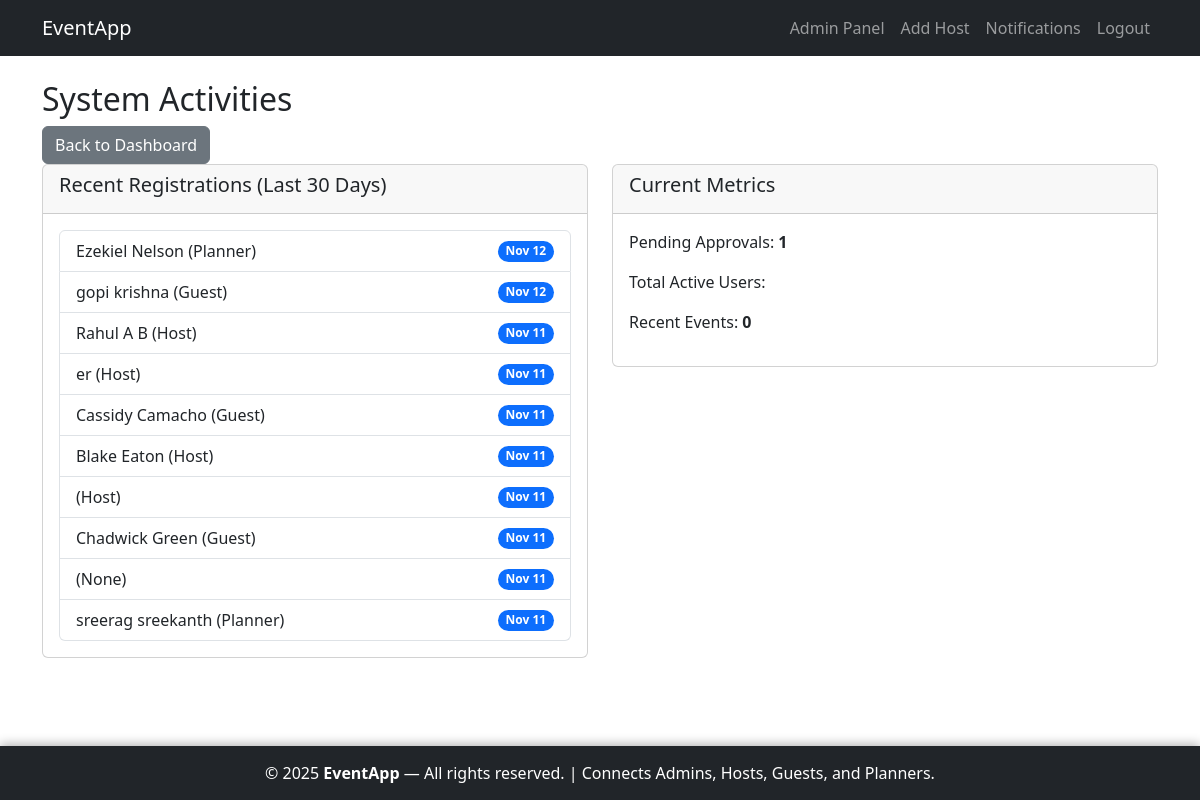
Screenshot of /adminpanel/activities/ (signed in) with the database file from the repository.
### accounts/models.py (models this page shows, shortened)
class CustomUser(AbstractUser):
    ROLE_CHOICES = [
        ('planner', 'Planner'),
        ('guest', 'Guest'),
        ('host', 'Host'),
    ]
    role = models.CharField(
        max_length=10, choices=ROLE_CHOICES, blank=True, null=True,
        help_text="User role (None for superusers/admins)"
    )
    full_name = models.CharField(max_length=255, blank=True)
    email = models.EmailField(unique=True, blank=False)  # Enforced required in forms
    mobile_number = models.CharField(max_length=10, blank=True)
    address = models.TextField(blank=True)
    profile_picture = models.ImageField(upload_to='profiles/', blank=True, null=True)
    is_approved = models.BooleanField(default=False, help_text="For planners/guests only")

### adminpanel/views.py (the view)
# urls.py: path('activities/', views.ActivitiesView.as_view(), name='activities'),
class ActivitiesView(LoginRequiredMixin, AdminRequiredMixin, TemplateView):
    template_name = 'adminpanel/activities.html'
    def get_context_data(self, **kwargs):
        context = super().get_context_data(**kwargs)
        now = timezone.now()
        thirty_days_ago = now - timedelta(days=30)
        context['recent_users'] = CustomUser.objects.filter(date_joined__gte=thirty_days_ago).order_by('-date_joined')[:10]
        context['pending_count'] = CustomUser.objects.filter(role__in=['guest', 'planner'], is_approved=False).count()
        context['recent_events'] = []  # From events app
        return context

### adminpanel/views.py (called while the page is built)
    def test_func(self):
        return self.request.user.is_superuser

### adminpanel/templates/adminpanel/activities.html (shortened to what this page needs)
{% extends 'accounts/base.html' %}
{% block content %}
<div class="row">
    <div class="col-12">
        <h2>System Activities</h2>
        <a href="{% url 'adminpanel:dashboard' %}" class="btn btn-secondary">Back to Dashboard</a>
    </div>
</div>
<div class="row">
    <div class="col-md-6">
        <div class="card">
            <div class="card-header">
                <h5>Recent Registrations (Last 30 Days)</h5>
            </div>
            <div class="card-body">
                <ul class="list-group">
                    {% for user in recent_users %}
                    <li class="list-group-item d-flex justify-content-between align-items-center">
                        {{ user.full_name }} ({{ user.role|title }})
                        <span class="badge bg-primary rounded-pill">{{ user.date_joined|date:"M d" }}</span>
                    </li>
                    {% empty %}
                    <li class="list-group-item">No recent activity.</li>
                    {% endfor %}
                </ul>
            </div>
        </div>
    </div>
    <div class="col-md-6">
        <div class="card">
            <div class="card-header">
                <h5>Current Metrics</h5>
            </div>
            <div class="card-body">
                <p>Pending Approvals: <strong>{{ pending_count }}</strong></p>
                <p>Total Active Users: <strong>{{ total_users }}</strong></p>
                <p>Recent Events: <strong>{{ recent_events|length }}</strong></p>
            </div>
        </div>
    </div>
</div>
{% endblock %}

### accounts/templates/accounts/base.html (style rules this page uses)
html, body { height: 100%; margin: 0; }
body { display: flex; flex-direction: column; min-height: 100vh; }

### rows the page displays
CustomUser: full_name "Ezekiel Nelson", role "Planner", date_joined "Nov 12"
CustomUser: full_name "gopi krishna", role "Guest", date_joined "Nov 12"
CustomUser: full_name "Rahul A B", role "Host", date_joined "Nov 11"
CustomUser: full_name "er", role "Host", date_joined "Nov 11"
CustomUser: full_name "Cassidy Camacho", role "Guest", date_joined "Nov 11"
CustomUser: full_name "Blake Eaton", role "Host", date_joined "Nov 11"
CustomUser: role "Host", date_joined "Nov 11"
CustomUser: full_name "Chadwick Green", role "Guest", date_joined "Nov 11"
CustomUser: role "None", date_joined "Nov 11"
CustomUser: full_name "sreerag sreekanth", role "Planner", date_joined "Nov 11"

### other values shown
{{ pending_count }} "1"
{{ recent_events|length }} "0"
